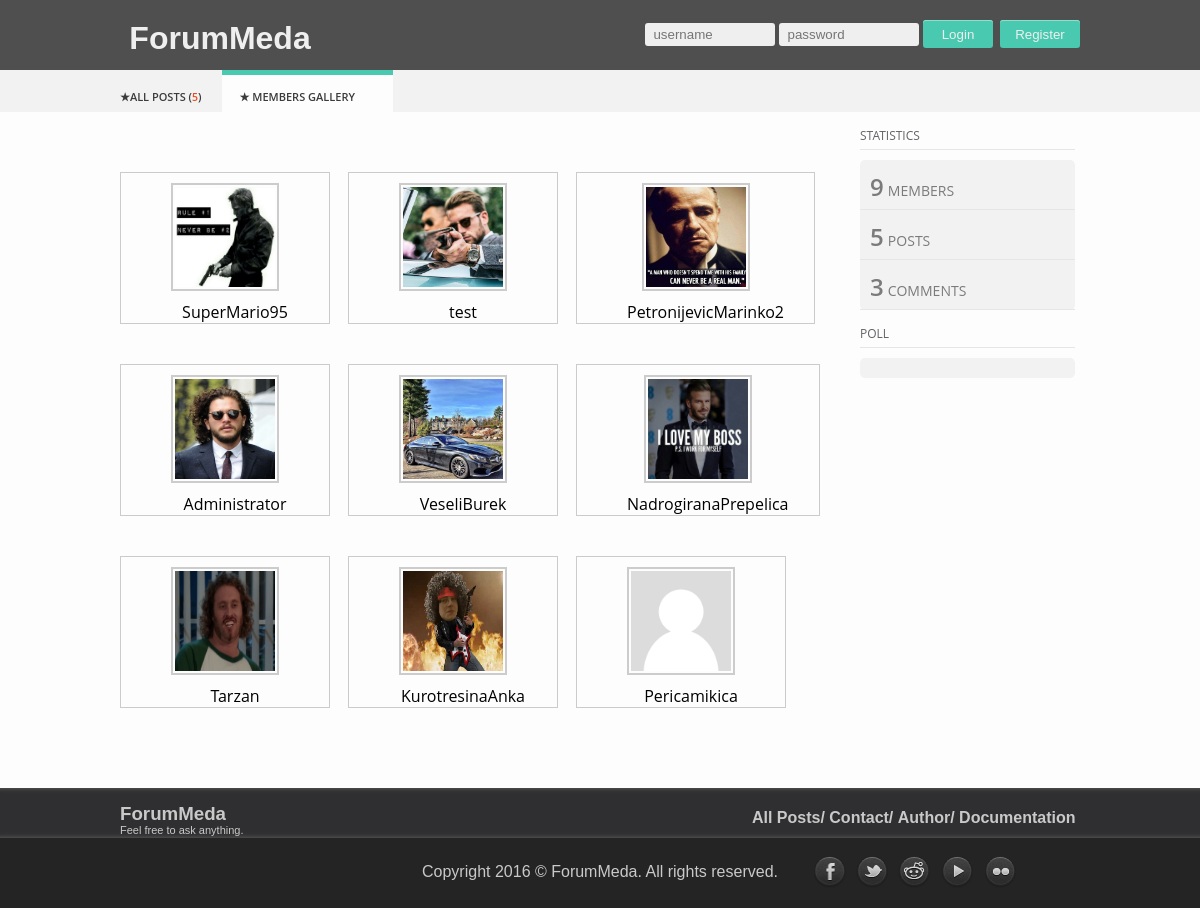
Page /gui/index.php?page=11 on the committed database.
### tables this page shows
CREATE TABLE `users` (
  `id_users` int(11) NOT NULL,
  `username` varchar(20) NOT NULL,
  `password` varchar(55) NOT NULL,
  `email` varchar(55) NOT NULL,
  `gender` varchar(30) NOT NULL,
  `image` varchar(200) NOT NULL,
  `description` varchar(500) NOT NULL,
  `time` timestamp NOT NULL DEFAULT CURRENT_TIMESTAMP,
  `user_mod` int(1) NOT NULL DEFAULT '2',
  `active` int(1) NOT NULL DEFAULT '0'
);

CREATE TABLE `menu` (
  `id_menu` int(11) NOT NULL,
  `menu_place` int(2) NOT NULL,
  `name` varchar(55) NOT NULL,
  `link` varchar(350) NOT NULL,
  `parent` varchar(20) NOT NULL
);

### gui/members_gallery.php (the view, shortened to what this page needs)
<div id="sadrzaj">
<div id="galerija">
	<?php
		include("konekcija.php");
		$upit = "SELECT * FROM users";
		$rezultat = mysql_query($upit, $konekcija);
		if(mysql_num_rows($rezultat) == 0){
			echo "We don't have users, so galley is empty!";
		}else{
			echo "<div class='red_slika'>";
			while($red = mysql_fetch_array($rezultat)){
				$image = $red['image'];
				$username = $red['username'];
				if($image == ''){
					$image= "default.png";
				}else{
					$image = $image;
				}
					echo "<div class='img2'>";
						echo "<a  class='example-image-link'  data-lightbox='example-set' data-title='$username' href='images/members/".$image."'>";
						echo "<img class='example-image' src='images/members/".$image."'/></a>";
						echo "<div class='descr2'>".$username."</div></div>";
			}
			echo "<div class='cisti'></div></div>";
		}
	?>
</div>
</div>
<div id="desno">
	<?php
		include("widget.php");
	?>
</div>

### gui/footer.php (shortened to what this page needs)
<div id="footer">
    <div id="gore">
        <div id="gore2">
			<div id="dole3">
				<a href="index.php?page=0"><h3>ForumMeda</h3><br/><br/>
				<p>Feel free to ask anything.</p></a>
			</div>
			<div id="meni_footer">
				<ul>
			<?php
				$upit = "SELECT * FROM menu WHERE menu_place='2'";
					include("konekcija.php");
					$rezultat = mysql_query($upit, $konekcija);
					while($red = mysql_fetch_array($rezultat)){
						$name = $red['name'];
						$link = $red['link'];
						echo ("<li><a href='$link'>$name</a></li>&nbsp;");
					}
			?>
				</ul>
			</div>
        </div>
    </div>
    <div id="dole">
        <div id="dole2">
        <p>Copyright 2016 &copy; <a href="#">ForumMeda</a>. All rights reserved.</p>
        <div id="mreze">
            <a href="https://www.facebook.com/" target="_blank"><img src="images/socialn/facebook.png"/></a>
            <a href="https://twitter.com/" target="_blank"><img src="images/socialn/twitter.png"/></a>
            <a href="https://www.reddit.com/" target="_blank"><img src="images/socialn/reddit.png"/></a>
            <a href="https://www.youtube.com/" target="_blank"><img src="images/socialn/youtube.png"/></a>
            <a href="https://www.flickr.com/" target="_blank"><img src="images/socialn/flickr.png"/></a>
        </div>
        </div>
    </div>
</div>

### gui/css/style.css (style rules this page uses)
* { padding:0px; margin:0px; }
body { background-color:#fdfdfd; font-family: Open Sans, Arial, Helvetica, sans-serif; }
#footer { width:100%; height:120px; margin-top:60px; }
#gore { width:100%; height:50px; background-color: #2f2f31; color:#c9c9c9; font-family: Arial; -moz-box-shadow: inset 0 5px 5px -5px #696868, inset 0 -5px 5px -5px #696868; -webkit-box-shadow: inset 0 5px 5px -5px #696868, inset 0 -5px 5px -5px #696868; box-shadow: inset 0 5px 5px -5px #696868, inset 0 -5px 5px -5px #696868; }
#gore2 { width:960px; margin:0px auto; }
#gore2 h3 { margin-top: 15px; width:100px; float:left; height:20px; }
#gore2 p { width:140px; font-size:11px; height:15px; }
#meni_footer { float:right; margin-top:-30px; }
#meni_footer ul li { display:inline-block; }
#meni_footer ul li a { text-decoration:none; display:block; color:#c9c9c9; font-weight:bold; }
#dole2 a { text-decoration:none; color:#c9c9c9; }
#dole { width:100%; height:70px; background-color: #242424; font-family: Arial; }
#dole2 { width:960px; text-align:center; padding-top:25px; margin:0px auto; }
#dole2 p { color:#c9c9c9; }
#dole3 a { text-decoration:none; color:#c9c9c9; }
#mreze { float:right; margin-top: -25px; margin-right: 60px; height:40px; }
#mreze a { display: inline-block; overflow: hidden; height: 38px; }
#mreze img { width: 38px; height: 81px; position: relative; color: #fff; -webkit-transition: top .3s; -moz-transition: top .3s; -o-transition: top .3s; transition: top .3s; top: 0px; }
#sadrzaj { float:left; width:735px; min-height:400px; }
#desno { float:left; width:225px; min-height:400px; }
#galerija { width:100%; margin:20px auto; }
.img2 { float:left; text-align:center; margin: 40px 18px 0px 0px; padding: 0 30px 0 50px; border: 1px solid #cbcbcb; }
.img2 img { display:inline; width:100px; height:100px; border: 2px solid #CCC; padding: 2px; margin: 10px 20px 10px 0; vertical-align: top; }

### rows in the picture
users: image (picture), username "SuperMario95"
users: image (picture), username "test"
users: image (picture), username "PetronijevicMarinko2"
users: image (picture), username "Administrator"
users: image (picture), username "VeseliBurek"
users: image (picture), username "NadrogiranaPrepelica"
users: image (picture), username "Tarzan"
users: image (picture), username "KurotresinaAnka"
users: shows a picture, username "Pericamikica"
menu: name "All Posts/"
menu: name "Contact/"
menu: name "Author/"
menu: name "Documentation"

### other values in the picture
$broj_postova "5"
$broj_usera "9"
$broj_komentara "3"
